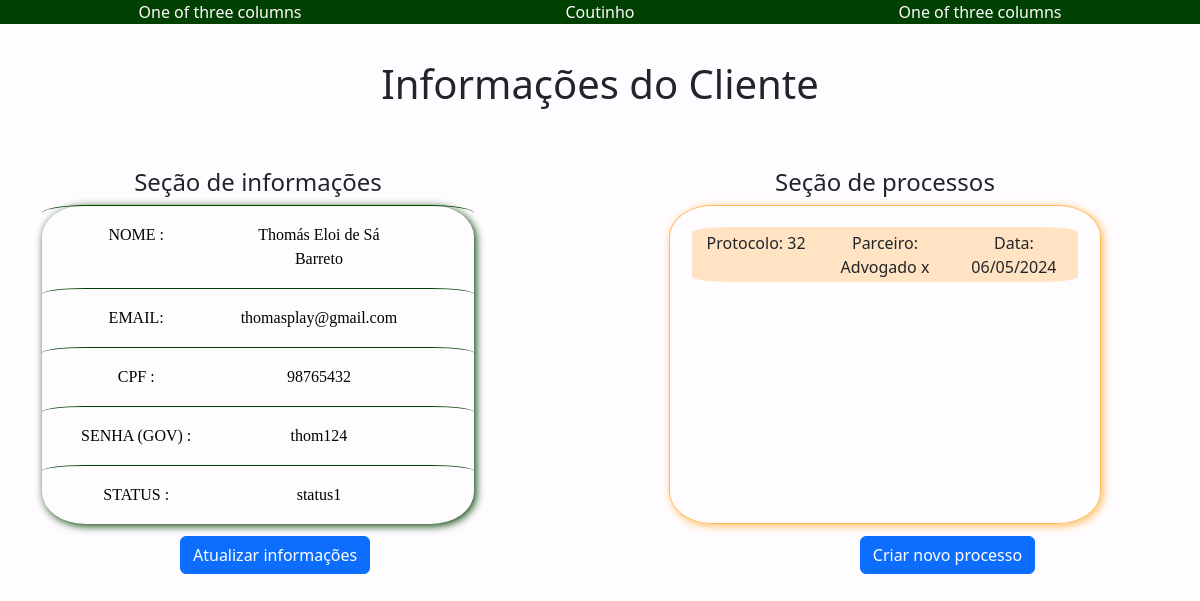
Screenshot of /exibirCliente.php?cpf=98765432 with the database file from the repository.
### tables this page shows
CREATE TABLE Pessoa (nome TEXT, email TEXT, senha TEXT, cpf TEXT PRIMARY KEY, status TEXT);

CREATE TABLE Processo (id INTEGER PRIMARY KEY, cpf TEXT , descricao TEXT, parceiro TEXT, protocolo text,dataAbertura TEXT,FOREIGN KEY (cpf) REFERENCES Pessoa(cpf));

### read2.php (called while the page is built, shortened)
<?php
require_once 'envio.php';
require_once 'Pessoa.php';
function buscarPorCPF($pdo, $cpf) {
    $query = "SELECT * FROM Pessoa WHERE cpf = :cpf";
    $statement = $pdo->prepare($query);
    $statement->bindValue(':cpf', $cpf);
    $statement->execute();
    $resultado = $statement->fetch();
    $pessoa = new Pessoa($resultado['nome'], $resultado['email'], $resultado['senha'],$resultado['cpf'], $resultado['status']);
    return $pessoa;
    }

### Pessoa.php (called while the page is built, shortened)
<?php
class Pessoa
{
    private string $nome;
    private string $email;
    private string $senha;
    private string $cpf;
    private string $status;
    public function __construct(string $nome, string $email,string $senha, string $cpf, string $status)
    {
        $this->nome = $nome;
        $this->email = $email;
        $this->senha = $senha;
        $this->cpf = $cpf;
        $this->status = $status;
    }
    public function status(): ?string
    {
        return $this->status;
    }
    public function nome(): string
    {
        return $this->nome;
    }
    public function email(): string
    {
        return $this->email;
    }
    public function cpf(): string
    {
        return $this->cpf;
    }
    public function senha(): string
    {
        return $this->senha;
    }
}

### pesquisaProcessos.php (called while the page is built, shortened)
<?php
require_once 'enviaProcesso.php';
require_once 'Processo.php';
function buscarProcessos($pdo,$cpf) {
    $sqlVerificar = "SELECT COUNT(*) FROM Processo WHERE cpf = :cpf";
    $query_verificar = $pdo->prepare($sqlVerificar);
    $query_verificar->bindValue(':cpf', $cpf);
    $query_verificar->execute();
    $numLinhas = $query_verificar->fetchColumn();
    if($numLinhas > 0){
        $query = "SELECT * FROM Processo WHERE cpf = :cpf";
        $statement = $pdo->prepare($query);
        $statement->bindValue(':cpf',$cpf);
        $statement->execute();
        $resultados = $statement->fetchall();
        $processos = [];
        foreach ($resultados as $resultado) {
            $processos[]= new Processo($resultado['cpf'],$resultado['protocolo'],$resultado['parceiro'],$resultado['descricao'],$resultado['dataAbertura']);
        }
        return $processos;
    } else{
        return "Não há processos";
    }
}

### Processo.php (called while the page is built, shortened)
<?php
class Processo
{
    private string $protocolo;
    private string $parceiro;
    private string $dataAbertura;
    public function __construct(string $cpf, string $protocolo, string $parceiro, string $descricao, String $dataAbertura) {
        $this->protocolo = $protocolo;
        $this->parceiro = $parceiro;
        $this->dataAbertura = $dataAbertura;
    }
    public function protocolo() : string {
        return $this->protocolo;
    }
     public function parceiro() : string {
        return $this->parceiro;
    }
    public function dataAbertura() : string {
        return $this->dataAbertura;
    }
}

### exibirCliente.php (the view, shortened to what this page needs)
<?php
require_once 'conexao.php';
require_once 'Pessoa.php';
require_once 'read2.php';
require_once 'pesquisaProcessos.php';
require_once 'Processo.php';
?>
<!DOCTYPE html>
<html lang="en">
<head>
    <link rel="stylesheet" href="exibirCliente.css">
    <link href="https://cdn.jsdelivr.net/npm/bootstrap@5.3.3/dist/css/bootstrap.min.css" rel="stylesheet">
</head>
<body>
    <header>
    <div class="container text-center">
  <div class="row align-items-center">
    <div class="col">
      One of three columns
    </div>
    <div class="col">
  Coutinho
    </div>
    <div class="col">
      One of three columns
    </div>
  </div>
</div>
    </header>
   <main>
   <?php if (isset($_GET['cpf'])) {
    $cpf_pessoa = $_GET['cpf'];
    $pessoa = buscarPorCPF($pdo,$cpf_pessoa);
    $processos = buscarProcessos($pdo,$cpf_pessoa);
}?>
    <section class="secao_aluno">
    <h1 class="title_principal" >Informações do Cliente</h1>
<div class="container text-center ">
  <div class="row justify-content-start secoes">
        <div class="col-4 secao_informacoes">
        <h4 class="title_secao_informacao">Seção de informações</h4>
         <div class="celulas_info_clientes">
           <div class="secao_informacoes_texts">
              <div class="texts_info_rotulo">
                NOME :
              </div>
              <div class="texts_info_values"><?php echo $pessoa->nome();?>
            </div>
           </div>
           <div class="secao_informacoes_texts">
              <div class="texts_info_rotulo">
                EMAIL:
              </div>
              <div class="texts_info_values"><?php echo $pessoa->email();?>
            </div>
           </div>
           <div class="secao_informacoes_texts">
              <div class="texts_info_rotulo">
                CPF :
              </div>
              <div class="texts_info_values"><?php echo $pessoa->cpf();?>
            </div>
           </div>
           <div class="secao_informacoes_texts">
              <div class="texts_info_rotulo">
                SENHA (GOV) :
              </div>
              <div class="texts_info_values"><?php echo $pessoa->senha();?>
            </div>
           </div>
           <div class="secao_informacoes_texts">
              <div class="texts_info_rotulo">
                STATUS :
              </div>
              <div
               class="texts_info_values"><?php echo $pessoa->status();?>
            </div>
         </div>
         </div>
        </div>
    <div class="col-4 secao_processos">
    <h4 class="title_secao_processos">Seção de processos</h4>
    <div class="celulas_scroll">
      <?php if(!empty(is_array($processos) && $processos)){
            foreach($processos as $processo): ?>
            <div class="exibir_processos">
              <div class="container text-center">
              <div class="row justify-content-center">
                <div class="col-4">
                  Protocolo: <?php echo $processo->protocolo(); ?>
                </div>
                <div class="col-4">
                Parceiro: <?php echo $processo->parceiro(); ?>
                </div>
                <div class="col-4">
                <?php $dataAberturaFormatada = date('d/m/Y', strtotime($processo->dataAbertura()));?>
                Data: <?php  echo $dataAberturaFormatada; ?>
                </div>
              </div>
            </div>
            </div>
              <?php endforeach;}
            else{
              echo "Não há processos!";
            }?>
                  </div>
    </div>
  </div>
   </main>
<div class="btns">
     <button class="btn btn-primary cria_processo" type="submit" onclick="window.location='criaProcessos.php?cpf=<?php echo $pessoa->cpf(); ?>';">Atualizar informações</button>
    <button class="btn btn-primary cria_processo" type="submit" onclick="window.location='criaProcessos.php?cpf=<?php echo $pessoa->cpf(); ?>';">Criar novo processo</button>
</div>
</body>
</html>

### exibirCliente.css (style rules this page uses)
:root { --cor-primaria: #004101; --cor-secundaria: #FFBA58; --cor-terciaria: #FFFCFF; }
* { margin: 0; padding: 0; box-sizing: border-box; }
body { background-color: var(--cor-terciaria) !important; min-height: 100vh; }
header { background-color: var(--cor-primaria) !important; margin-bottom: 3%; color: #FFFCFF; }
.title_principal { text-align: center; margin-bottom: 5%; }
.secoes { display: flex; gap: 15% !important; }
.secao_informacoes { width: 40% !important; max-height: 200%; display: flex; flex-direction: column; }
.celulas_info_clientes { border-radius: 10%; box-shadow: 2px 2px 8px 0px #004101; }
.secao_informacoes_texts { display: flex; padding: 3%; border-top :1px solid var(--cor-primaria); border-radius: 10%; }
.texts_info_rotulo { padding:1% 5%; font-family: 'Times New Roman', Times, serif; color:black; width: 40%; }
.texts_info_values { padding:1% 5%; font-family: 'Times New Roman', Times, serif; color: rgb(1, 1, 1); width: 50%; }
.secao_processos { align-items: center; display: flex; flex-direction: column; width: 40% !important; }
.celulas_scroll { height: 200%; max-height: 200%; min-width: 100%; padding: 5%; border: 1px solid var(--cor-secundaria); overflow-y: auto; display: flex; flex-direction: column; gap:2%; border-radius: 10%; box-shadow: 2px 2px 8px 0px var(--cor-secundaria); }
.exibir_processos { background-color: #ffb9585d; border-radius: 10%; min-height: 20%; max-height: 20%; align-content: center; }
.btns { display: flex; align-items: flex-start; gap: 48%; padding-top: 1%; padding-left: 15%; }

### rows the page displays
pessoa: nome "Thomás Eloi de Sá Barreto", email "thomasplay@gmail.com", cpf "98765432", senha "thom124", status "status1"
processo: protocolo "32", parceiro "Advogado x", dataAbertura "06/05/2024"
